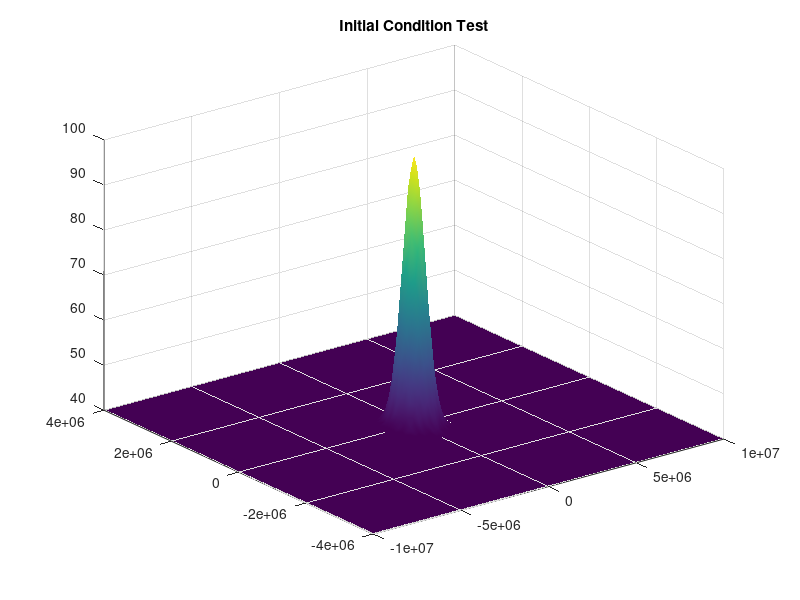

MATLAB code for this plot: (Note: this script raises an error after producing the figure.)
%% Test run

% Parameters Case One 
L_x = 20000000;
L_y = 8000000; 
dx = 156000;
dy = 95000; 
dt = 3050; 
numSteps = 1000;
g_prime = 0.049;
beta = 2 * 10^-11; 
lambda = 1 * 10^-4;
f = 7.2921*10^-5; 
l_x = 667000; 
l_y = 334000; 
H = 40;
delta_h = 60;

% Mesh Grid
x = -L_x/2:dx:L_x/2;
y = -L_y/2:dy:L_y/2;
[X, Y] = meshgrid(x,y);
length_x = length(x);
length_y = length(y); 

% Initial Conditions
u = zeros(size(X)); 
v = zeros(size(X)); 

h = H + delta_h*(exp(-((X.^2) / l_x^2) - (Y.^2) / l_y^2));

% Plot the intial h
surf(X,Y, h)
shading interp
title('Initial Condition Test')

% Try Finite Difference
for t = 1:numSteps
    hu = h.*u;
    hv = h.*v; 

    h_old = h; 
    u_old = u; 
    v_old = v; 
 
    hu_old = hu; 
    hv_old = hv;

    rightSide19 = (f.*h.*v) - (g_prime.*h.*SpatialX(h,dx)) + (lambda.*Laplacian(u.*h,dx,dy)) ...
                  -(SpatialX(u.*u.*h, dx)) - (SpatialY(u.*v.*h,dy)); 
    hu = hu_old + dt.*rightSide19;

    rightSide20 = -(f.*h.*u) - (g_prime.*h.*SpatialY(h,dy)) + (lambda.*Laplacian(v.*h,dx,dy))...
                  - (SpatialX((u.*v.*h), dx)) - (SpatialY((v.*v.*h),dy));
    hv = hv_old + dt.*rightSide20; 

    dhdt = -(SpatialX(hu_old, dx)) - (SpatialY(hv_old, dy));

    h = h_old + dt.*dhdt;
    h(h < 0.1) = 0.1; 
    u = hu ./ h; 
    v = hv ./ h;

    % Boundary Conditions
    u(:, 1) = 0;  
    u(:, end) = 0;  
    h(:, 1) = h(:, 2);       
    h(:, end) = h(:, end-1);   
    v(:, 1) = v(:, 2);
    v(:, end) = v(:, end-1);
    
    v(1, :) = 0;  
    v(end, :) = 0;  
    h(1, :) = h(2, :);       
    h(end, :) = h(end-1, :);   
    u(1, :) = u(2, :);
    u(end, :) = u(end-1, :);

    if (mod(t,10) == 0)
        surf(X,Y, h);
        zlim([20 120]);
        pause(0.1); 
    end

end


% Second order derivative functions
function dfdx = SpatialX(F, dx)
    dfdx = zeros(size(F)); 
    dfdx(:,2:end-1) = (F(:,3:end) - F(:,1:end-2)) / (2*dx);
end

function dfdy = SpatialY(F, dy)
    dfdy = zeros(size(F)); 
    dfdy(2:end-1,:) = (F(3:end,:) - F(1:end-2,:)) / (2*dy);
end

function laplaceResult = Laplacian(F, dx, dy)
    xPart = zeros(size(F)); 
    yPart = zeros(size(F)); 

    xPart(:,2:end-1) = (F(:,3:end) - 2*F(:,2:end-1) + F(:,1:end-2)) / (dx^2);
    yPart(2:end-1,:) = (F(3:end,:) - 2*F(2:end-1,:) + F(1:end-2,:)) / (dy^2);

    laplaceResult = xPart + yPart;
end
